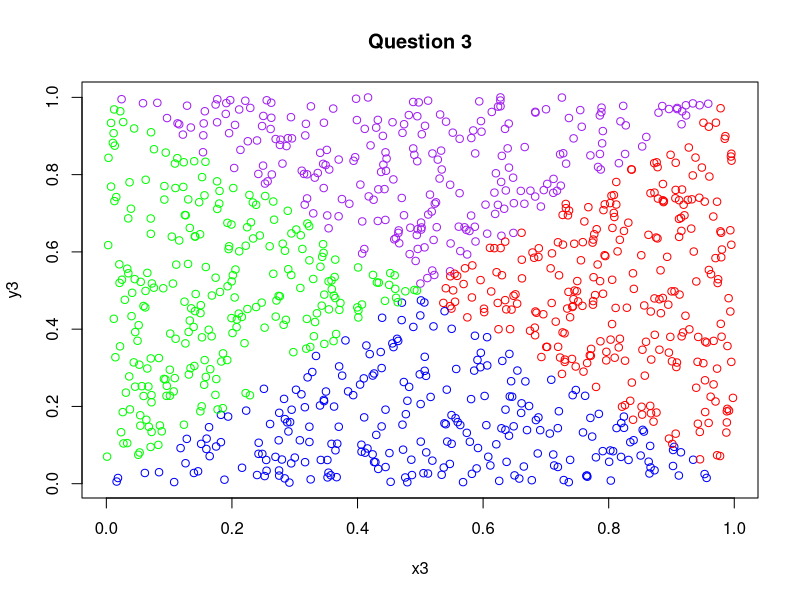

This figure's R source:
cat("Homework 2","\n")
cat("Ben Reichert\n\n")

### 1 ###
pop1 = 100020
a1 = "P(Diabetes|Kale) of all Massachusetts adults cannot be computed because we do not have
data for the entire population of MA, we only have our small sample population of 100,020. 
We can make assumptions about the population that we gathered data on, but not all of MA."
pDK = 801/pop1
pK = (9192+801)/pop1
phatDK = pDK/pK
pDNK = 9905/pop1
pNK = (9905+80122)/pop1
phatDNK = pDNK/pNK
confDK = 1.96*sqrt(phatDK*(1-phatDK)/(9192+801))
confDNK = 1.96*sqrt(phatDNK*(1-phatDNK)/(9905+80122))
d1 = "I can conclude that the kale eaters are less likely to have diabetes because the
confidence interval of having diabetes and eating kale does not overlap with the confidence
interval of having diabetes and not eating kale. The projected proportions are roughly 3%
apart, leading me to conclude that kale eaters are statistically less likely to have diabetes."
e1 = "Based off of this study I do not think it is possible to draw the conclusion that eating
kale causes a lower diabetes rate. This is an observational study where kale consumption in the
participants is essentially hearsay. Kale is not necessarily the reason for lower diabetes rates."
f1 = "A more likely inference would be that people who eat kale also generally have a healthier
diet, resulting in a lower diabetes rate."
cat("1.\n","a.)",a1,"\n b.) Phat(Diabetes|Kale) =",phatDK,
    "\n c.) Confidence interval kale eaters: (",phatDK-confDK,",",phatDK+confDK,")\n",
    "Confidence interval non kale eaters: (",phatDNK-confDNK,",",phatDNK+confDNK,")","\n d.)",d1,"\n",
    "e.)",e1,"\n f.)",f1,"\n\n")

### 2 ###
a2 = "Given this scenario, I do not think that there is evidence that kale causes a lower
diabetes rate. People from different zip codes may have different diets. It is likely that
other factors are at play in determining diabetes rates from different zip codes."
b2 = "Given this scenario, I do not think there is evidence that kale is the cause for lower
diabetes rate. I think it would produce interesting results, but whether or not people consider
themselves health concious is a very vague and inaccurate way to pick participants. People 
could just blatantly lie and just say they consider themselves health concious to seem normal."
c2 = "I think this scenario would lead to sufficient evidence that kale is a cause of lower
diabetes rates. Randomly selecting the participants and groups would lead to a statistically
proper sample population for making inferences such as these."
cat("2.\n","a.)",a2,"\n b.)",b2,"\n c.)",c2,"\n\n")

### 3 ###
x3 <- runif(1000, 0, 1)
y3 <- runif(1000, 0, 1)
boolx3 <- 1:1000
booly3 <- 1:1000
for (i in 1:1000){
  if ((x3[i] + y3[i]) < 1) {
    boolx3[i] <- "T"
  } else {
    boolx3[i] <- "F"
  }
  if ((x3[i] - y3[i]) < 0) {
    booly3[i] <- "T"
  } else {
    booly3[i] <- "F"
  }
}
plot(x3, y3, main="Question 3", pch=1, col=ifelse(x3+y3<1 & x3-y3<0, "green",
                                            ifelse(x3+y3<1 & !(x3-y3<0), "blue",
                                                   ifelse(!(x3+y3<1) & x3-y3<0, "purple","red"))))
a3 = "According to the graph, the events A and B are independent. The event of A being True does
not have an impact on the probability of B being true."
a3w = 0
for(i in 1:1000){
  if(x3[i]+y3[i] < 1){
    a3w = a3w + 1
  }
}
phata3 = a3w/1000
conf3a = 1.96*sqrt(phata3*(1-phata3)/1000)

b3w = 0
ab3w = 0
for(i in 1:1000){
  if(x3[i]-y3[i] < 0){
    b3w = b3w + 1
  }
  if((x3[i]-y3[i] < 0) && (x3[i]+y3[i] < 1)){
    ab3w = ab3w + 1
  }
}
phatab3 = ab3w/b3w
conf3ab = 1.96*sqrt(phatab3*(1-phatab3)/b3w)
b3 = "Yes, these confidence intervals are consistent with A and B being independent. Given that
B is true, the probability of A is still around 50%.\n\n"

cat("3.\n","a.) ",a3,"\n b.) Confidence interval P(A): (",phata3-conf3a,",",phata3+conf3a,")\n",
    "Confidence interval P(A|B): (",phatab3-conf3ab,",",phatab3+conf3ab,")\n",b3)

### 4 ###
n4 = 1000000
a4 = 0
b4 = 0
ab4 = 0
for(i in 1:n4){
  x = runif(1)
  if(x<.5){
    a4 = a4 + 1
  }
  if(((2*x) %% 1) < .5){
    b4 = b4 + 1
  }
  if((((2*x) %% 1) < .5) && (x<.5)){
    ab4 = ab4+1
  }
}
phata4 = a4/n4
confa4 = 1.96*sqrt(phata4*(1-phata4)/n4)
phatb4 = b4/n4
confb4 = 1.96*sqrt(phatb4*(1-phatb4)/n4)
phatab4 = ab4/b4
confab4 = 1.96*sqrt(phatab4*(1-phatab4)/b4)

cat("4.\n","a.) Confidence interval P(A): (",phata4-confa4,",",phata4+confa4,")\n",
    "Confidence interval P(B): (",phatb4-confb4,",",phatb4+confb4,")\n",
    "Confidence interval P(A|B): (",phatab4-confab4,",",phatab4+confab4,")\n",
    "b.) A and B do appear to be independent events.\n\n")

### 5 ###
a5 = "These events should be modeled as dependent because I would assume people generally feel
similarly about government officials as a whole. If you feel good about the mayor of Bloomington
you feel good about the government as a whole and in turn also the police chief. The two events
seem correlated."
b5 = "These events should be modeled as independent because one random guy liking the mayer will
not affect what another random guy thinks about the mayor. These events do not seem correlated."
c5 = "These events are entirely dependent. If the coin lands on heads, it is definitely not tails."
d5 = "I think these events are dependent. Generally, if somebody likes a movie they are going to
also be a fan of the sequel, with the same being true about not liking a movie. Thus, the initial
condition of liking Incredibles 1 affects the likelihood of liking Incredibles 2."
cat("5.\n","a.) ",a5,"\n","b.) ",b5,"\n","c.) ",c5,"\n","d.) ",d5,"\n\n")

### 6 ###
a6 = "T and S are not independent because the event of a person having trait T drastically
increases their likelihood of possessing trait S."
b6 = (.9*.3)/((.9*.3)+.3)
n6 = 10000
vt6 = rep(0, n6)
vs6 = rep(0, n6)
for(i in 1:n6){
  if(runif(1,0,100) < 30) {
    vt6[i] <- 1
    if(runif(1,0,100) < 90) {
      vs6[i] <- 1
    }
  } else if (runif(1,0,70) < 30) {
    vs6[i] <- 1
  }
}
ts6 = 0
for(i in 1:n6) {
  if((vt6[i] + vs6[i]) == 2) {
    ts6 = ts6 + 1
  }
}
s6 = sum(vs6)
t6 = sum(vt6)
phatts6 = ts6/s6
confts6 = 1.96*sqrt(phatts6*(1-phatts6)/s6)

cat("6.\n","a.) ",a6,"\n","b.) P(T|S) =",b6,"\n","c.)\n",
    "d.) Confidence interval P(T|S): (",phatts6-confts6,",",phatts6+confts6,")\n")

